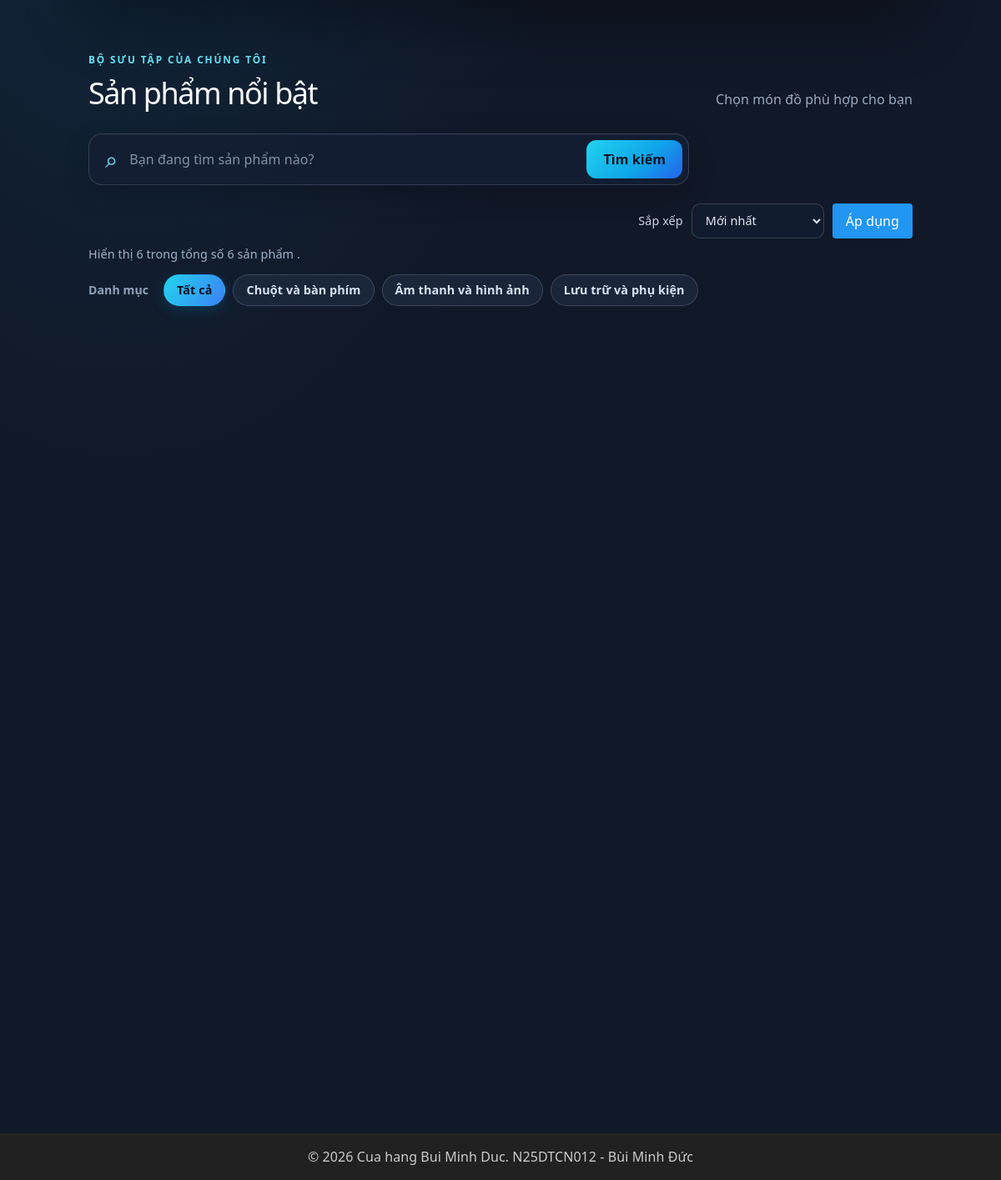
Before: / (lower part) with the older database file.
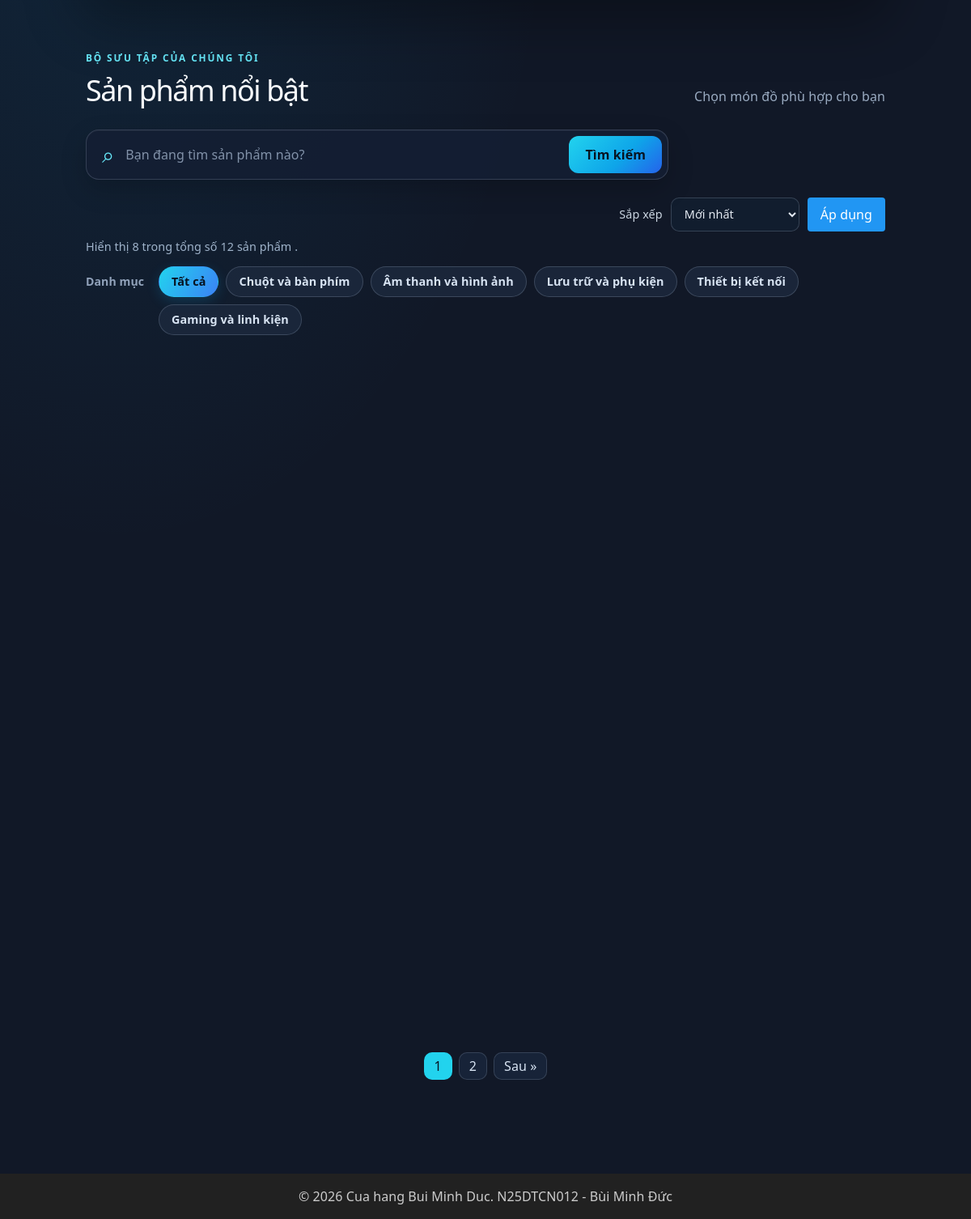
After: the same page with the newer database file.
### tables this page shows
CREATE TABLE categories (
    id   INT UNSIGNED AUTO_INCREMENT PRIMARY KEY,
    name VARCHAR(100) NOT NULL
);

### includes/functions.php (called while the page is built, shortened)
<?php
function e($value)
{
    return htmlspecialchars((string) $value, ENT_QUOTES, 'UTF-8');
}
function url($path = '')
{
    return BASE_URL . ltrim($path, '/');
}

### index.php (the view, shortened to what the changed rows need)
<?php
require __DIR__ . '/includes/init.php';
$rawCategoryId = $_GET['category'] ?? 0;
$categoryId = is_scalar($rawCategoryId) ? filter_var((string) $rawCategoryId, FILTER_VALIDATE_INT) : false;
$categoryId = $categoryId !== false && $categoryId > 0 ? $categoryId : 0;
$keyword = isset($_GET['q']) && is_string($_GET['q']) ? trim($_GET['q']) : '';
$page = isset($_GET['page']) && is_scalar($_GET['page']) ? max(1, (int) $_GET['page']) : 1;
$sortOptions = [
    'newest' => 'Mới nhất',
    'price_asc' => 'Giá tăng dần',
    'price_desc' => 'Giá giảm dần',
];
$sort = isset($_GET['sort']) && is_string($_GET['sort']) && isset($sortOptions[$_GET['sort']])
    ? $_GET['sort']
    : 'newest';
$sortSql = [
    'newest' => 'p.id DESC',
    'price_asc' => 'p.price ASC, p.id DESC',
    'price_desc' => 'p.price DESC, p.id DESC',
][$sort];
$perPage = 8;
$categories = $pdo->query('SELECT id, name FROM categories ORDER BY id')->fetchAll();
$where = [];
$params = [];
$whereSql = $where ? ' WHERE ' . implode(' AND ', $where) : '';
$countStmt = $pdo->prepare('SELECT COUNT(*) FROM products p' . $whereSql);
$countStmt->execute($params);
$totalProducts = (int) $countStmt->fetchColumn();
$totalPages = max(1, (int) ceil($totalProducts / $perPage));
$page = min($page, $totalPages);
$stmt = $pdo->prepare(
    'SELECT p.id, p.name, p.price, p.image, c.name AS category_name
     FROM products p
     JOIN categories c ON c.id = p.category_id' . $whereSql . ' ORDER BY ' . $sortSql . ' LIMIT ? OFFSET ?'
);
$stmt->bindValue(count($params) + 1, $perPage, PDO::PARAM_INT);
$stmt->bindValue(count($params) + 2, ($page - 1) * $perPage, PDO::PARAM_INT);
$stmt->execute();
$products = $stmt->fetchAll();
require __DIR__ . '/includes/header.php';
?>
<section class="home-page">
    <section id="product-catalog" class="catalog-section">
        <div class="catalog-heading">
            <div>
                <h2>Sản phẩm nổi bật</h2>
            </div>
            <p class="catalog-hint">Chọn món đồ phù hợp cho bạn</p>
        </div>
        <form action="<?= url('index.php') ?>" method="get" class="search-form">
            <span class="search-icon" aria-hidden="true">⌕</span>
            <input type="search" name="q" value="<?= e($keyword) ?>" placeholder="Bạn đang tìm sản phẩm nào?" aria-label="Tìm sản phẩm">
            <button type="submit" class="btn">Tìm kiếm</button>
        </form>
        <form action="<?= url('index.php') ?>" method="get" class="catalog-sort-form">
            <label for="sort">Sắp xếp</label>
            <select id="sort" name="sort">
            </select>
            <button type="submit" class="btn">Áp dụng</button>
        </form>
        <p class="catalog-result-count" role="status">
            <?php if ($totalProducts === 0): ?>
                Không có sản phẩm phù hợp.
            <?php else: ?>
                Hiển thị <?= count($products) ?> trong tổng số <?= $totalProducts ?> sản phẩm
                <?php if ($keyword !== ''): ?>cho từ khóa “<?= e($keyword) ?>”<?php endif; ?>.
            <?php endif; ?>
        </p>
        <div class="category-filter" aria-label="Lọc sản phẩm theo loại">
            <span class="filter-label">Danh mục</span>
            <nav class="category-bar">
                <a href="<?= url('index.php') ?>" class="<?= $categoryId === 0 ? 'active' : '' ?>" <?= $categoryId === 0 ? 'aria-current="page"' : '' ?>>Tất cả</a>
                <?php foreach ($categories as $category): ?>
                    <a href="<?= url('index.php?category=' . $category['id']) ?>"
                       class="<?= $categoryId === (int) $category['id'] ? 'active' : '' ?>"
                       <?= $categoryId === (int) $category['id'] ? 'aria-current="page"' : '' ?>><?= e($category['name']) ?></a>
                <?php endforeach; ?>
            </nav>
        </div>
        <div class="product-list">
        </div>
        <?php if ($totalPages > 1): ?>
            <nav class="pagination" aria-label="Phân trang sản phẩm">
                <?php
                $paginationParams = [];
                ?>
                <?php for ($pageNumber = 1; $pageNumber <= $totalPages; $pageNumber++): ?>
                    <?php $paginationParams['page'] = $pageNumber; ?>
                    <a href="<?= url('index.php?' . http_build_query($paginationParams)) ?>"
                       class="<?= $pageNumber === $page ? 'active' : '' ?>"
                       <?= $pageNumber === $page ? 'aria-current="page"' : '' ?>><?= $pageNumber ?></a>
                <?php endfor; ?>
                <?php if ($page < $totalPages): ?>
                    <?php $paginationParams['page'] = $page + 1; ?>
                    <a href="<?= url('index.php?' . http_build_query($paginationParams)) ?>">Sau »</a>
                <?php endif; ?>
            </nav>
        <?php endif; ?>
    </section>
</section>
<?php require __DIR__ . '/includes/footer.php'; ?>

Changed rows visible on the page:
added categories: name "Thiết bị kết nối"
added categories: name "Gaming và linh kiện"
Other visible differences:
count($products): "6" → "8"
$totalProducts: "6" → "12"
new list line: "1"
new list line: "2"
text now shown: "Sau »"
